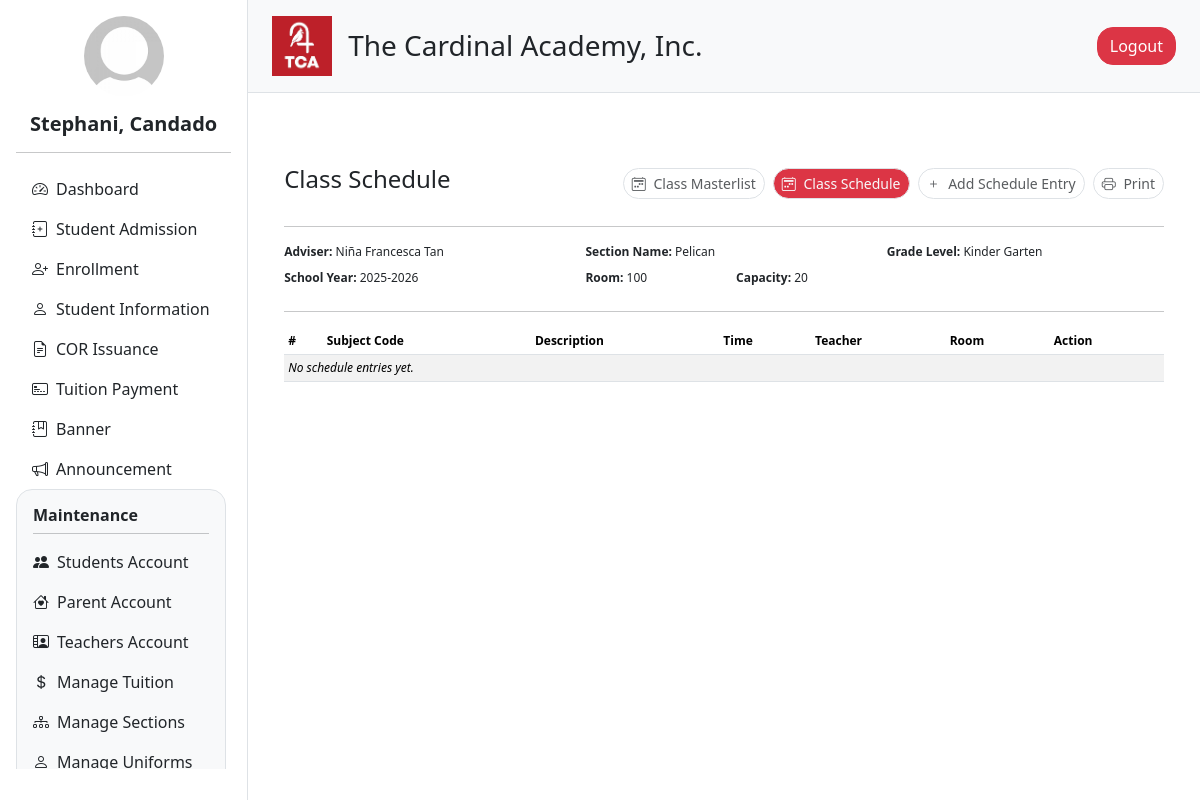
The app's page /admin/class_schedule.php?id=15 (signed in) with its own data.
### tables this page shows
CREATE TABLE `sections` (
  `section_id` int(11) NOT NULL,
  `section_name` varchar(100) NOT NULL,
  `grade_level` varchar(20) NOT NULL,
  `teacher_id` int(11) NOT NULL,
  `room` varchar(50) DEFAULT NULL,
  `strand` varchar(1000) DEFAULT NULL,
  `capacity` int(11) NOT NULL,
  `enrolled` int(11) NOT NULL,
  `school_year` varchar(20) DEFAULT NULL,
  `created_at` timestamp NOT NULL DEFAULT current_timestamp()
);

### admin/class_schedule.php (the view, shortened to what this page needs)
<?php
include '../db_connection.php';
$sectionId = (int) $_GET['id'];
$sql = "
    SELECT s.*, CONCAT(u.first_name, ' ', u.last_name) AS adviser
    FROM sections s
    LEFT JOIN users u ON u.user_id = s.teacher_id
    WHERE s.section_id = ?
";
$stmt = $conn->prepare($sql);
$stmt->bind_param('i', $sectionId);
$stmt->execute();
$section = $stmt->get_result()->fetch_assoc();
$sched_stmt = $conn->prepare("SELECT * FROM class_schedule WHERE section_id = ? ORDER BY time ASC");
$sched_stmt->bind_param('i', $sectionId);
$sched_stmt->execute();
$schedule = $sched_stmt->get_result();
?>
<!DOCTYPE html>
<html lang="en">
<head>
  <?php include 'header.php'; ?>
</head>
<body>
<div class="d-flex flex-row">
  <?php include 'navigation.php'; ?>
  <div class="content flex-grow-1">
    <?php include 'nav_top.php'; ?>
    <div class="container my-4">
      <div class="row g-4">
        <div class="col-12">
          <div class="rounded p-4 bg-white">
            <div class="row mt-4 align-items-center mb-4">
              <div class="col-md-4 mb-2">
                <h4 class="mb-0 d-print-none">Class Schedule</h4>
              </div>
              <div class="col-md-8 d-flex flex-wrap gap-2 justify-content-md-end d-print-none">
                <a href="view_section.php?id=<?= $sectionId ?>&nav_drop=true" class="btn btn-sm text-muted border rounded rounded-4">
                  <i class="bi bi-calendar2-week me-1"></i> Class Masterlist
                </a>
                <a href="class_schedule.php?id=<?= $sectionId ?>&nav_drop=true" class="btn btn-sm border btn-danger text-light rounded rounded-4">
                  <i class="bi bi-calendar2-week me-1"></i> Class Schedule
                </a>
                <button data-bs-toggle="modal" data-bs-target="#addSchedule" class="btn btn-sm border text-muted rounded-4">
                  <i class="bi bi-plus me-1"></i> Add Schedule Entry
                </button>
                <button class="btn btn-sm border text-muted rounded-4" onclick="window.print()">
                  <i class="bi bi-printer me-1"></i> Print
                </button>
              </div>
            </div>
            <hr>
              <div class="row" style="font-size: 12px;">
                <div class="col-md-4 mb-2"><strong>Adviser:</strong> <?= htmlspecialchars($section['adviser'] ?? 'N/A') ?></div>
                <div class="col-md-4 mb-2"><strong>Section Name:</strong> <?= htmlspecialchars($section['section_name']) ?></div>
                <div class="col-md-4 mb-2"><strong>Grade Level:</strong> <?= htmlspecialchars($section['grade_level']) ?></div>
                <div class="col-md-4 mb-2"><strong>School Year:</strong> <?= htmlspecialchars($section['school_year']) ?></div>
                <div class="col-md-2 mb-2"><strong>Room:</strong> <?= htmlspecialchars($section['room'] ?: '—') ?></div>
                <div class="col-md-2 mb-2"><strong>Capacity:</strong> <?= htmlspecialchars($section['capacity']) ?></div>
              </div>
              <hr>
              <div class="table-responsive" style="font-size: 12px;">
                <table class="table table-sm table-striped align-middle">
                  <thead class="text-start text-muted">
                    <tr>
                      <th>#</th>
                      <th>Subject&nbsp;Code</th>
                      <th>Description</th>
                      <th>Time</th>
                      <th>Teacher</th>
                      <th>Room</th>
                      <th class="d-print-none">Action</th>
                    </tr>
                  </thead>
                  <tbody>
                    <?php if ($schedule->num_rows): ?>
                      <?php $i = 1; while ($row = $schedule->fetch_assoc()): ?>
                        <tr class="text-muted">
                          <td><?= $i++ ?></td>
                          <td><?= htmlspecialchars($row['subject_code']) ?></td>
                          <td><?= htmlspecialchars($row['description']) ?></td>
                          <td><?= htmlspecialchars($row['time']) ?></td>
                          <td><?= htmlspecialchars($row['teacher']) ?></td>
                          <td><?= htmlspecialchars($row['room']) ?></td>
                          <td>
                            <form action="remove_schedule.php" method="POST" onsubmit="return confirm('Are you sure you want to remove this schedule?');">
                              <input type="hidden" name="schedule_id" value="<?= $row['id'] ?>">
                              <button type="submit" class="d-print-none btn btn-sm btn-sm rounded rounded-4 border">Remove</button>
                            </form>
                          </td>
                        </tr>
                      <?php endwhile; ?>
                    <?php else: ?>
                      <tr class="text-muted">
                        <td colspan="7" class="text-start fst-italic">No schedule entries yet.</td>
                      </tr>
                    <?php endif; ?>
                  </tbody>
                </table>
              </div>
          </div>
        </div>
      </div>
    </div>
  </div>
</div>
</body>
</html>

### static/css/styles.css (style rules this page uses)
.content { width: 80%; }

### static/css/landing.css (style rules this page uses)
body { margin: 0; padding: 0; height: 100%; }

### records on screen
sections: section_name "Pelican", grade_level "Kinder Garten", school_year "2025-2026", room "100", capacity "20"

### other values on screen
$full_name "Stephani, Candado"
$section['adviser'] "Niña Francesca Tan"
